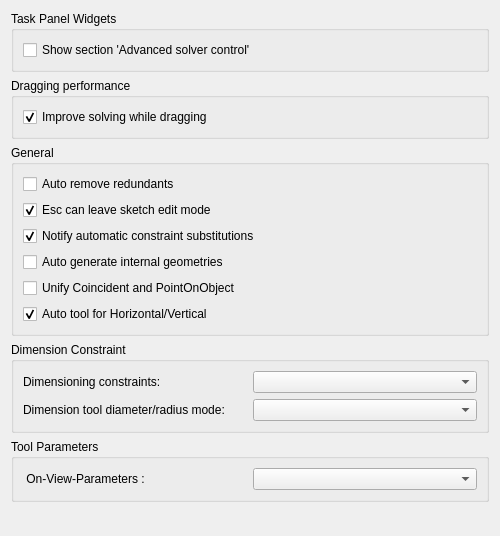
<?xml version="1.0" encoding="UTF-8"?>
<ui version="4.0">
 <class>SketcherGui::SketcherSettings</class>
 <widget class="QWidget" name="SketcherGui::SketcherSettings">
  <property name="geometry">
   <rect>
    <x>0</x>
    <y>0</y>
    <width>500</width>
    <height>536</height>
   </rect>
  </property>
  <property name="windowTitle">
   <string>General</string>
  </property>
  <layout class="QGridLayout" name="gridLayout">
   <item row="0" column="0">
    <widget class="QGroupBox" name="groupBox_2">
     <property name="title">
      <string>Task Panel Widgets</string>
     </property>
     <layout class="QGridLayout" name="gridLayout_4">
      <item row="0" column="0">
       <widget class="Gui::PrefCheckBox" name="checkBoxAdvancedSolverTaskBox">
        <property name="toolTip">
         <string>Sketcher dialog will have additional section
'Advanced solver control' to adjust solver settings</string>
        </property>
        <property name="text">
         <string>Show section 'Advanced solver control'</string>
        </property>
        <property name="prefEntry" stdset="0">
         <cstring>ShowSolverAdvancedWidget</cstring>
        </property>
        <property name="prefPath" stdset="0">
         <cstring>Mod/Sketcher</cstring>
        </property>
       </widget>
      </item>
     </layout>
    </widget>
   </item>
   <item row="1" column="0">
    <widget class="QGroupBox" name="groupBox_4">
     <property name="title">
      <string>Dragging performance</string>
     </property>
     <layout class="QGridLayout" name="gridLayout_5" rowstretch="0,0" columnstretch="0,0">
      <item row="1" column="0" colspan="2">
       <widget class="Gui::PrefCheckBox" name="checkBoxRecalculateInitialSolutionWhileDragging">
        <property name="toolTip">
         <string>Special solver algorithm will be used while dragging sketch elements.
Requires to re-enter edit mode to take effect.</string>
        </property>
        <property name="text">
         <string>Improve solving while dragging</string>
        </property>
        <property name="checked">
         <bool>true</bool>
        </property>
        <property name="prefEntry" stdset="0">
         <cstring>RecalculateInitialSolutionWhileDragging</cstring>
        </property>
        <property name="prefPath" stdset="0">
         <cstring>Mod/Sketcher</cstring>
        </property>
       </widget>
      </item>
     </layout>
    </widget>
   </item>
   <item row="2" column="0">
    <widget class="QGroupBox" name="groupBox_5">
     <property name="enabled">
      <bool>true</bool>
     </property>
     <property name="sizePolicy">
      <sizepolicy hsizetype="Expanding" vsizetype="Minimum">
       <horstretch>0</horstretch>
       <verstretch>0</verstretch>
      </sizepolicy>
     </property>
     <property name="minimumSize">
      <size>
       <width>0</width>
       <height>0</height>
      </size>
     </property>
     <property name="maximumSize">
      <size>
       <width>16777215</width>
       <height>16777215</height>
      </size>
     </property>
     <property name="baseSize">
      <size>
       <width>0</width>
       <height>0</height>
      </size>
     </property>
     <property name="title">
      <string>General</string>
     </property>
     <layout class="QVBoxLayout" name="verticalLayout_22">
      <item>
       <widget class="Gui::PrefCheckBox" name="checkBoxAutoRemoveRedundants">
        <property name="toolTip">
         <string>New constraints that would be redundant will automatically be removed</string>
        </property>
        <property name="text">
         <string>Auto remove redundants</string>
        </property>
        <property name="checked">
         <bool>false</bool>
        </property>
        <property name="prefEntry" stdset="0">
         <cstring>AutoRemoveRedundants</cstring>
        </property>
        <property name="prefPath" stdset="0">
         <cstring>Mod/Sketcher</cstring>
        </property>
       </widget>
      </item>
      <item>
       <widget class="Gui::PrefCheckBox" name="checkBoxEnableEscape">
        <property name="toolTip">
         <string>Allow to leave sketch edit mode when pressing Esc button</string>
        </property>
        <property name="text">
         <string>Esc can leave sketch edit mode</string>
        </property>
        <property name="checked">
         <bool>true</bool>
        </property>
        <property name="prefEntry" stdset="0">
         <cstring>LeaveSketchWithEscape</cstring>
        </property>
        <property name="prefPath" stdset="0">
         <cstring>Mod/Sketcher</cstring>
        </property>
       </widget>
      </item>
      <item>
       <widget class="Gui::PrefCheckBox" name="checkBoxNotifyConstraintSubstitutions">
        <property name="toolTip">
         <string>Notifies about automatic constraint substitutions</string>
        </property>
        <property name="text">
         <string>Notify automatic constraint substitutions</string>
        </property>
        <property name="checked">
         <bool>true</bool>
        </property>
        <property name="prefEntry" stdset="0">
         <cstring>NotifyConstraintSubstitutions</cstring>
        </property>
        <property name="prefPath" stdset="0">
         <cstring>Mod/Sketcher/General</cstring>
        </property>
       </widget>
      </item>
      <item>
       <widget class="Gui::PrefCheckBox" name="checkBoxMakeInternals">
        <property name="text">
         <string>Auto generate internal geometries</string>
        </property>
        <property name="prefPath" stdset="0">
         <cstring>Mod/Sketcher</cstring>
        </property>
        <property name="prefEntry" stdset="0">
         <cstring>MakeInternals</cstring>
        </property>
       </widget>
      </item>
      <item>
       <widget class="Gui::PrefCheckBox" name="checkBoxUnifiedCoincident">
        <property name="toolTip">
         <string>Unify Coincident and PointOnObject in a single tool.</string>
        </property>
        <property name="text">
         <string>Unify Coincident and PointOnObject</string>
        </property>
        <property name="checked">
         <bool>false</bool>
        </property>
        <property name="prefEntry" stdset="0">
         <cstring>UnifiedCoincident</cstring>
        </property>
        <property name="prefPath" stdset="0">
         <cstring>Mod/Sketcher/Constraints</cstring>
        </property>
       </widget>
      </item>
      <item>
       <widget class="Gui::PrefCheckBox" name="checkBoxHorVerAuto">
        <property name="toolTip">
         <string>Use the automatic horizontal/vertical constraint tool. This create a command group in which you have the auto tool, horizontal and vertical.</string>
        </property>
        <property name="text">
         <string>Auto tool for Horizontal/Vertical</string>
        </property>
        <property name="checked">
         <bool>true</bool>
        </property>
        <property name="prefEntry" stdset="0">
         <cstring>AutoHorVer</cstring>
        </property>
        <property name="prefPath" stdset="0">
         <cstring>Mod/Sketcher/Constraints</cstring>
        </property>
       </widget>
      </item>
     </layout>
    </widget>
   </item>
   <item row="3" column="0">
    <widget class="QGroupBox" name="groupBox_6">
     <property name="sizePolicy">
      <sizepolicy hsizetype="Expanding" vsizetype="Minimum">
       <horstretch>0</horstretch>
       <verstretch>0</verstretch>
      </sizepolicy>
     </property>
     <property name="title">
      <string>Dimension Constraint</string>
     </property>
     <layout class="QGridLayout" name="gridLayout_general">
      <item row="0" column="0">
       <widget class="QLabel" name="dimensioningLabel">
        <property name="text">
         <string>Dimensioning constraints:</string>
        </property>
       </widget>
      </item>
	  <item row="0" column="1">
       <widget class="QComboBox" name="dimensioningMode">
        <property name="toolTip">
         <string>Select the type of dimensioning constraints for your toolbar:
'Single tool': A single tool for all dimensioning constraints in the toolbar : Distance, Distance X / Y, Angle, Radius. (Others in dropdown)
'Separated tools': Individual tools for each dimensioning constraint.
'Both': You will have both the 'Dimension' tool and the separated tools.
This setting is only for the toolbar. Whichever you chose, all tools are always available in the menu and through shortcuts.</string>
        </property>
       </widget>
      </item>
      <item row="1" column="0">
       <widget class="QLabel" name="radiusDiameterLabel">
        <property name="text">
         <string>Dimension tool diameter/radius mode:</string>
        </property>
       </widget>
      </item>
	  <item row="1" column="1">
       <widget class="QComboBox" name="radiusDiameterMode">
        <property name="toolTip">
         <string>While using the Dimension tool you may chose how to handle circles and arcs:
'Auto': The tool will apply radius to arcs and diameter to circles.
'Diameter': The tool will apply diameter to both arcs and circles.
'Radius': The tool will apply radius to both arcs and circles.</string>
        </property>
       </widget>
      </item>
     </layout>
    </widget>
   </item>
   <item row="4" column="0">
    <widget class="QGroupBox" name="groupBox_6">
     <property name="sizePolicy">
      <sizepolicy hsizetype="Expanding" vsizetype="Minimum">
       <horstretch>0</horstretch>
       <verstretch>0</verstretch>
      </sizepolicy>
     </property>
     <property name="title">
      <string>Tool Parameters</string>
     </property>
     <layout class="QGridLayout" name="gridLayout_vis">
      <item row="0" column="0">
       <widget class="QLabel" name="ovpVisibilityLabel">
        <property name="text">
         <string> On-View-Parameters :</string>
        </property>
       </widget>
      </item>
	  <item row="0" column="1">
       <widget class="QComboBox" name="ovpVisibility">
        <property name="toolTip">
         <string>Choose a visibility mode for the On-View-Parameters:
'Disabled': On-View-Parameters are completely disabled.
'Only dimensional': Only dimensional On-View-Parameters are visible. They are the most useful. For example the radius of a circle.
'All': Both dimensional and positional On-View-Parameters. Positionals are the (x,y) position of the cursor. For example for the center of a circle.</string>
        </property>
       </widget>
      </item>
     </layout>
    </widget>
   </item>
   <item row="5" column="0">
    <spacer name="verticalSpacer">
     <property name="orientation">
      <enum>Qt::Vertical</enum>
     </property>
     <property name="sizeHint" stdset="0">
      <size>
       <width>20</width>
       <height>40</height>
      </size>
     </property>
    </spacer>
   </item>
  </layout>
 </widget>
 <customwidgets>
  <customwidget>
   <class>Gui::PrefCheckBox</class>
   <extends>QCheckBox</extends>
   <header>Gui/PrefWidgets.h</header>
  </customwidget>
 </customwidgets>
 <tabstops>
  <tabstop>checkBoxAdvancedSolverTaskBox</tabstop>
  <tabstop>checkBoxRecalculateInitialSolutionWhileDragging</tabstop>
  <tabstop>checkBoxAutoRemoveRedundants</tabstop>
  <tabstop>checkBoxEnableEscape</tabstop>
  <tabstop>checkBoxNotifyConstraintSubstitutions</tabstop>
 </tabstops>
 <resources/>
 <connections/>
</ui>
